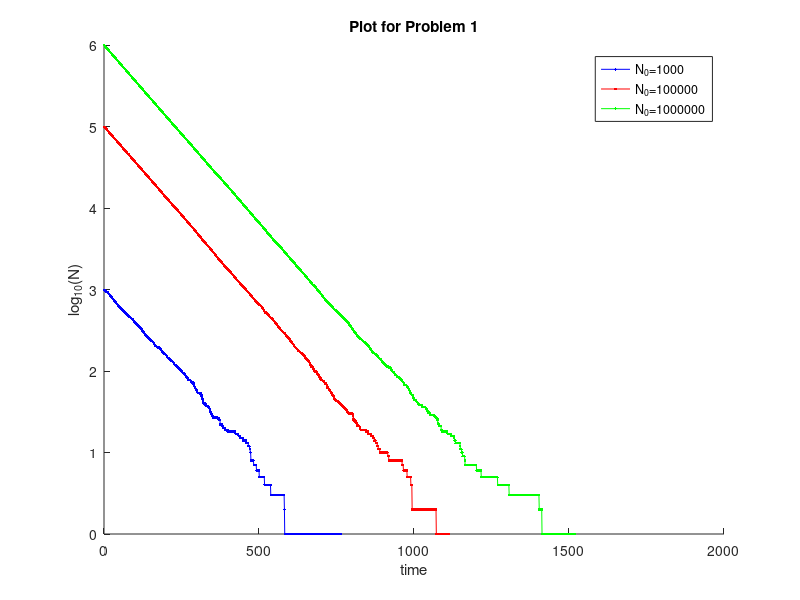
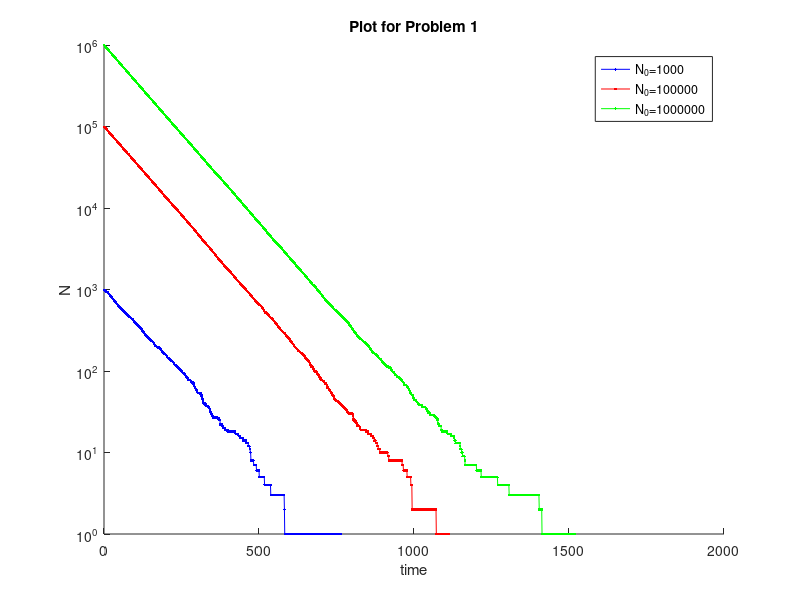

Source code (MATLAB) for these figures, in order:
clear all
clear figs
clc

load p11.dat
load p12.dat
load p13.dat

x1=p11(:,1);
y1=p11(:,2);
x2=p12(:,1);
y2=p12(:,2);
x3=p13(:,1);
y3=p13(:,2);

ly1 = log10(y1);
ly2 = log10(y2);
ly3 = log10(y3);
%%
figure(1)
hold on
plot(x1,ly1,'b.-')
plot(x2,ly2,'r.-')
plot(x3,ly3,'g.-')
title('Plot for Problem 1')
xlabel('time')
ylabel('log_{10}(N)')
legend('N_0=1000','N_0=100000','N_0=1000000')
hold off

figure(2)
hold on
semilogy(x1,y1,'b.-')
semilogy(x2,y2,'r.-')
semilogy(x3,y3,'g.-')
title('Plot for Problem 1')
xlabel('time')
ylabel('N')
ylim([0 10^6])
legend('N_0=1000','N_0=100000','N_0=1000000')
hold off